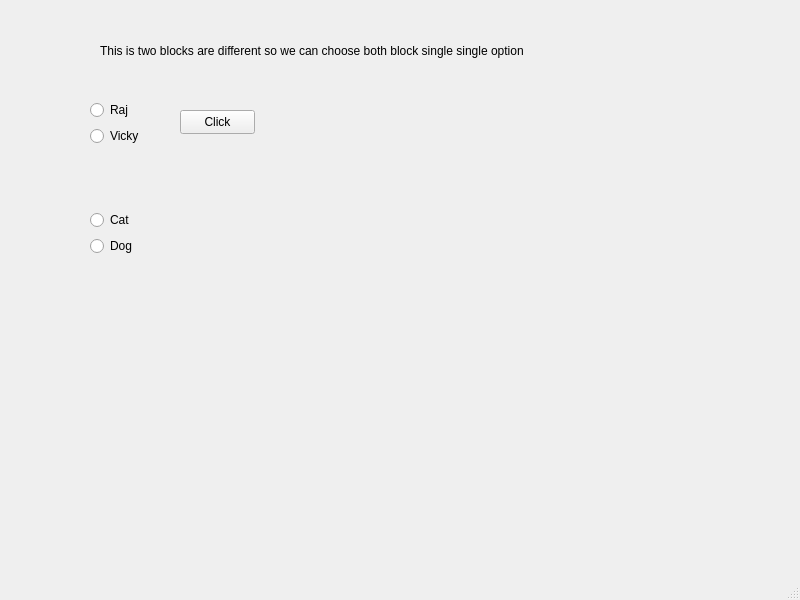
<?xml version="1.0" encoding="UTF-8"?>
<ui version="4.0">
 <class>MainWindow</class>
 <widget class="QMainWindow" name="MainWindow">
  <property name="geometry">
   <rect>
    <x>0</x>
    <y>0</y>
    <width>800</width>
    <height>600</height>
   </rect>
  </property>
  <property name="windowTitle">
   <string>MainWindow</string>
  </property>
  <widget class="QWidget" name="centralwidget">
   <widget class="QPushButton" name="pushButton">
    <property name="geometry">
     <rect>
      <x>180</x>
      <y>110</y>
      <width>75</width>
      <height>24</height>
     </rect>
    </property>
    <property name="text">
     <string>Click</string>
    </property>
   </widget>
   <widget class="QLabel" name="label">
    <property name="geometry">
     <rect>
      <x>100</x>
      <y>40</y>
      <width>481</width>
      <height>21</height>
     </rect>
    </property>
    <property name="text">
     <string>This is two blocks are different so we can choose both block single single option</string>
    </property>
   </widget>
   <widget class="QWidget" name="">
    <property name="geometry">
     <rect>
      <x>90</x>
      <y>100</y>
      <width>53</width>
      <height>48</height>
     </rect>
    </property>
    <layout class="QVBoxLayout" name="verticalLayout">
     <item>
      <widget class="QRadioButton" name="radioButton_raj">
       <property name="text">
        <string>Raj</string>
       </property>
      </widget>
     </item>
     <item>
      <widget class="QRadioButton" name="radioButton_vicky">
       <property name="text">
        <string>Vicky</string>
       </property>
      </widget>
     </item>
    </layout>
   </widget>
   <widget class="QWidget" name="">
    <property name="geometry">
     <rect>
      <x>90</x>
      <y>210</y>
      <width>47</width>
      <height>48</height>
     </rect>
    </property>
    <layout class="QVBoxLayout" name="verticalLayout_2">
     <item>
      <widget class="QRadioButton" name="radioButton">
       <property name="text">
        <string>Cat</string>
       </property>
      </widget>
     </item>
     <item>
      <widget class="QRadioButton" name="radioButton_2">
       <property name="text">
        <string>Dog</string>
       </property>
      </widget>
     </item>
    </layout>
   </widget>
  </widget>
  <widget class="QMenuBar" name="menubar">
   <property name="geometry">
    <rect>
     <x>0</x>
     <y>0</y>
     <width>800</width>
     <height>22</height>
    </rect>
   </property>
  </widget>
  <widget class="QStatusBar" name="statusbar"/>
 </widget>
 <resources/>
 <connections/>
</ui>
